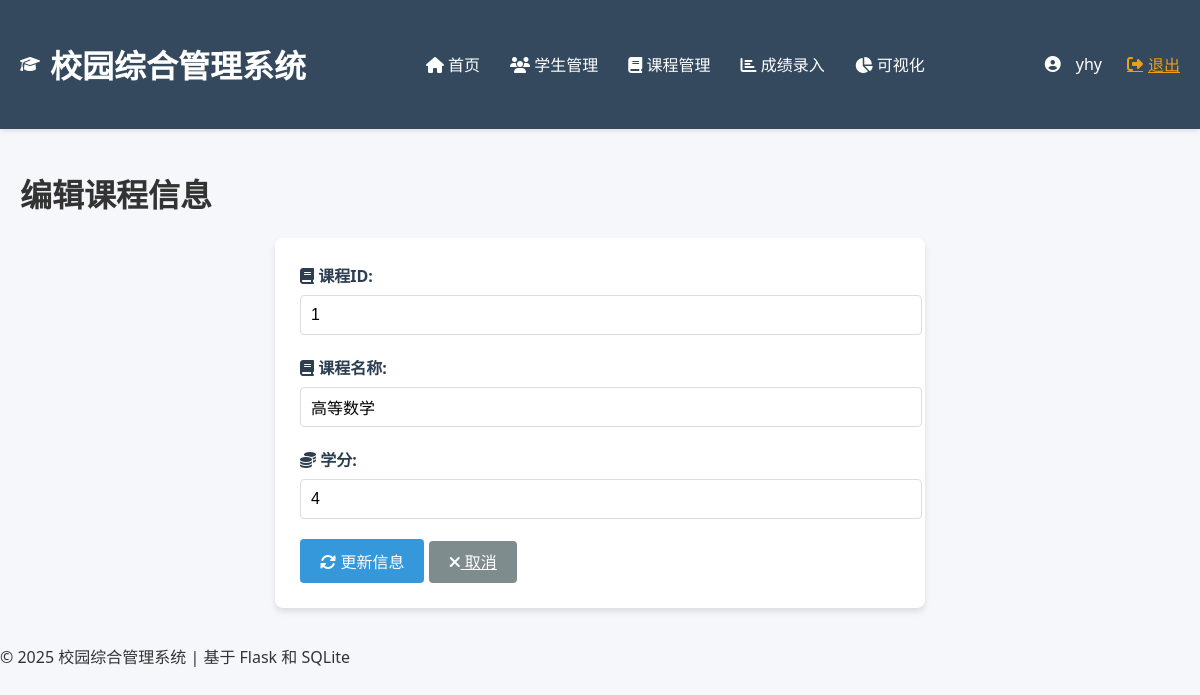
/courses/edit/1 (signed in), run on the app's committed database.
### app/models.py (models this page shows, shortened)
class User(db.Model, UserMixin):
    __tablename__ = "user"
    id = db.Column(db.Integer, primary_key=True)
    username = db.Column(db.Text, nullable=False, unique=True)  # 唯一用户名，用于登录
    password = db.Column(db.Text, nullable=False)  # 加密后的密码

class Course(db.Model):
    __tablename__ = "course"
    course_id = db.Column(db.Integer, primary_key=True)  # 课程ID
    course_name = db.Column(db.Text, nullable=False)  # 课程名称
    credit = db.Column(db.Integer, nullable=False)  # 学分

### app/routes.py (the view)
@bp.route('/courses/edit/<int:course_id>', methods=['GET', 'POST'])
@login_required
def course_edit(course_id):
    course = Course.query.get_or_404(course_id)
    if request.method == 'POST':
        course.course_name = request.form['course_name']
        course.credit = request.form['credit']
        db.session.commit()
        flash('课程信息更新成功', 'success')
        return redirect(url_for('main.course_list'))  # 编辑后跳转到课程列表
    return render_template('course/edit.html', course=course)

### app/__init__.py (called while the page is built)
def create_app():
    app = Flask(__name__)
    app.config.from_pyfile('../config.py')
    db.init_app(app)
    login_manager.init_app(app)
    login_manager.login_view = 'main.login'
    with app.app_context():
        @login_manager.user_loader
        def load_user(user_id):
            from app.models import User
            return User.query.get(int(user_id))
    from app.routes import bp as main_bp
    app.register_blueprint(main_bp)
    with app.app_context():
        db.create_all()
    return app

### app/templates/course/edit.html
{% extends "layout.html" %}
{% block content %}
    <h1>编辑课程信息</h1>
    <form method="post" class="form">
        <div class="form-group">
            <label for="course_id"><i class="fas fa-book"></i> 课程ID:</label>
            <input type="text" id="course_id" name="course_id"
                   class="form-control" value="{{ course.course_id }}" readonly>
        </div>
        <div class="form-group">
            <label for="course_name"><i class="fas fa-book"></i> 课程名称:</label>
            <input type="text" id="course_name" name="course_name"
                   class="form-control" value="{{ course.course_name }}" required>
        </div>
        <div class="form-group">
            <label for="credit"><i class="fas fa-coins"></i> 学分:</label>
            <input type="number" id="credit" name="credit"
                   class="form-control" value="{{ course.credit }}"
                   required min="1" max="10">
        </div>
        <button type="submit" class="btn btn-primary">
            <i class="fas fa-sync-alt"></i> 更新信息
        </button>
        <a href="{{ url_for('main.course_list') }}" class="btn btn-secondary">
            <i class="fas fa-times"></i> 取消
        </a>
    </form>
{% endblock %}

### app/templates/layout.html (shortened to what this page needs)
<!DOCTYPE html>
<html lang="zh-CN">
<head>
    <link rel="stylesheet" href="{{ url_for('static', filename='css/main.css') }}">
    <link rel="stylesheet" href="https://cdnjs.cloudflare.com/ajax/libs/font-awesome/6.4.0/css/all.min.css">
</head>
<body>
    <header>
        <div class="header-content">
            <div class="logo">
                <i class="fas fa-graduation-cap"></i>
                <h1>校园综合管理系统</h1>
            </div>
            <nav>
                <a href="{{ url_for('main.home') }}" class="{% if request.endpoint == 'main.home' %}active{% endif %}">
                    <i class="fas fa-home"></i> 首页
                </a>
                <a href="{{ url_for('main.student_list') }}" class="{% if 'student' in request.endpoint %}active{% endif %}">
                    <i class="fas fa-users"></i> 学生管理
                </a>
                <a href="{{ url_for('main.course_list') }}" class="{% if 'course' in request.endpoint %}active{% endif %}">
                    <i class="fas fa-book"></i> 课程管理
                </a>
                <a href="{{ url_for('main.score_input') }}" class="{% if 'score' in request.endpoint %}active{% endif %}">
                    <i class="fas fa-chart-bar"></i> 成绩录入
                </a>
                <a href="{{ url_for('main.visualization') }}" class="{% if request.endpoint == 'main.visualization' %}active{% endif %}">
                    <i class="fas fa-chart-pie"></i> 可视化
                </a>
            </nav>
            {% if current_user.is_authenticated %}
            <div class="user-info">
                <i class="fas fa-user-circle"></i>
                <span>{{ current_user.username }}</span>
                <a href="{{ url_for('main.logout') }}">
                    <i class="fas fa-sign-out-alt"></i> 退出
                </a>
            </div>
            {% endif %}
        </div>
    </header>
    <main>
        <div class="container">
            {% block content %}{% endblock %}
        </div>
    </main>
    <footer>
        <p>&copy; 2025 校园综合管理系统 | 基于 Flask 和 SQLite</p>
    </footer>
</body>
</html>

### app/static/css/main.css (style rules this page uses)
body { font-family: 'Segoe UI', Tahoma, Geneva, Verdana, sans-serif; margin: 0; padding: 0; background-color: #f5f7fa; color: #333; }
.container { max-width: 1200px; margin: 0 auto; padding: 20px; }
.user-info { color: white; display: flex; align-items: center; gap: 10px; }
.user-info a { color: #f39c12; transition: color 0.3s ease; }
.form { background: white; padding: 25px; border-radius: 8px; box-shadow: 0 4px 6px rgba(0,0,0,0.1); max-width: 600px; margin: 0 auto; }
.form-group { margin-bottom: 20px; }
.form-group label { display: block; margin-bottom: 8px; font-weight: 600; color: #2c3e50; }
.form-group input, .form-group select { width: 100%; padding: 10px; border: 1px solid #ddd; border-radius: 4px; font-size: 1rem; transition: border-color 0.3s ease; }
.btn { background-color: #3498db; color: white; border: none; padding: 10px 20px; border-radius: 4px; cursor: pointer; font-size: 1rem; transition: background-color 0.3s ease; }
.btn-primary { background-color: #3498db; }
.btn-secondary { background-color: #7f8c8d; }

### app/templates/layout.html (style rules this page uses)
header { background-color: #2c3e50; color: white; padding: 20px 0; box-shadow: 0 2px 5px rgba(0,0,0,0.1); transition: background-color 0.3s ease; }
.header-content { max-width: 1200px; margin: 0 auto; display: flex; justify-content: space-between; align-items: center; padding: 0 20px; }
.logo { display: flex; align-items: center; }
.logo i { margin-right: 10px; }
nav { display: flex; justify-content: center; flex: 1; margin: 0 20px; }
nav a { color: white; text-decoration: none; padding: 10px 15px; transition: all 0.3s ease; }
.user-info { display: flex; align-items: center; margin-left: auto; }
.user-info span { margin-right: 15px; }
.user-info a { color: #f39c12; transition: color 0.3s ease; display: flex; align-items: center; }
.user-info i { margin-right: 5px; }

### data on the page
User: username "yhy"
Course: course_id "1", course_name "高等数学", credit "4"
